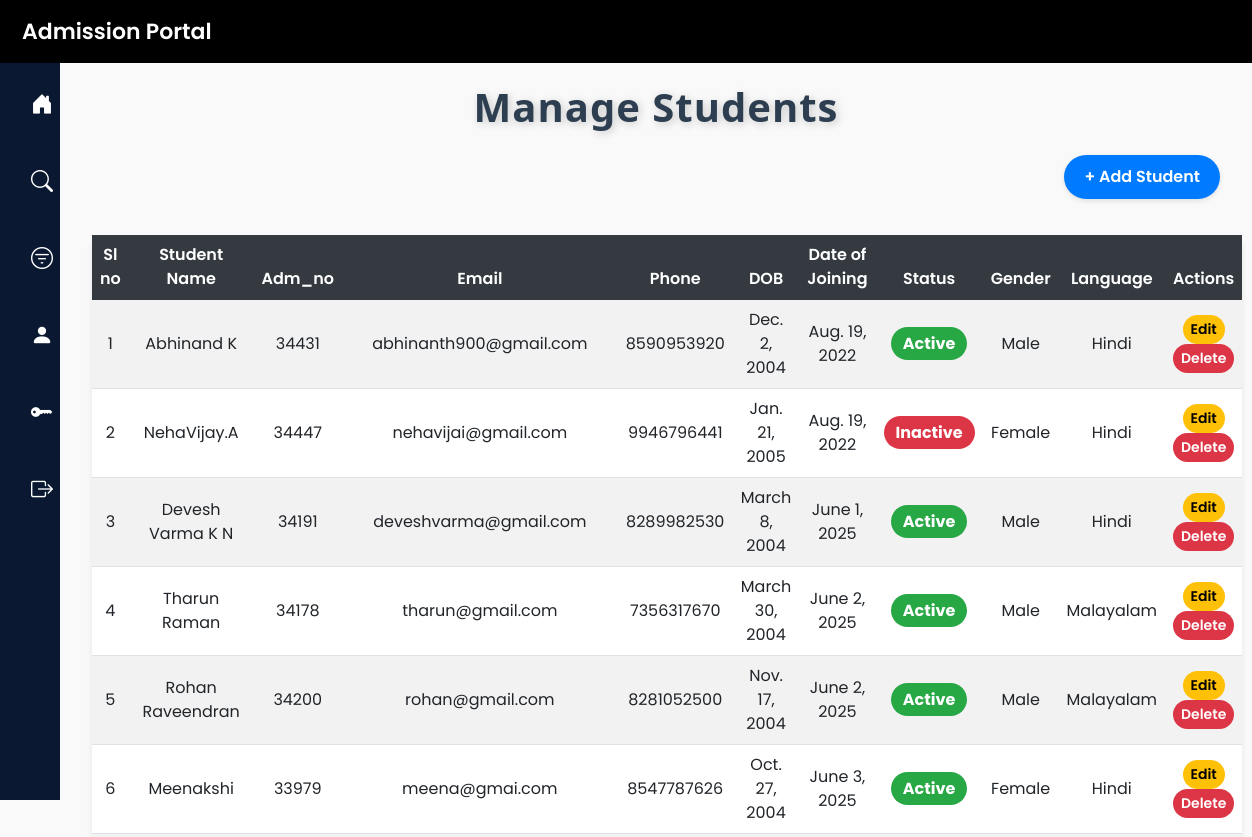
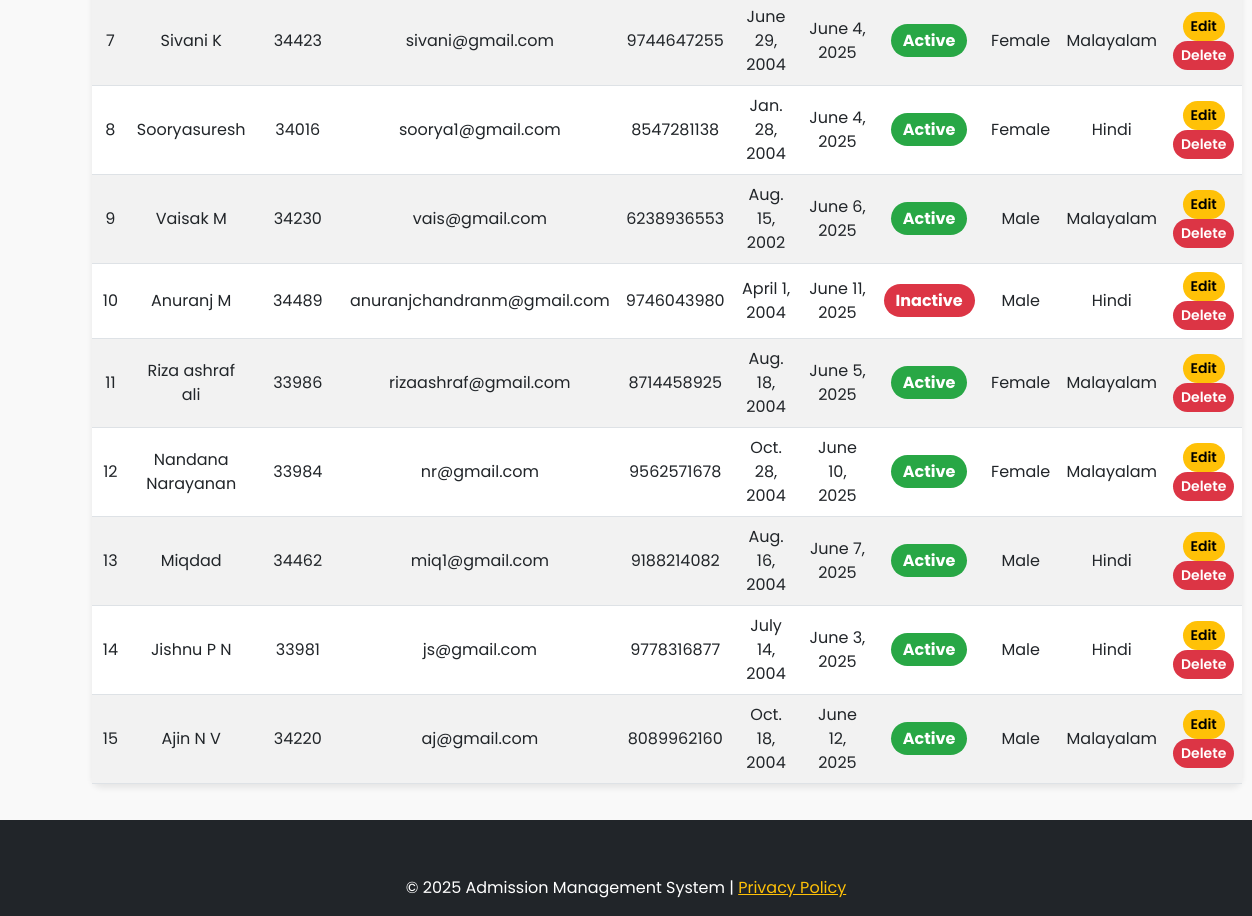
Screenshot of /manage_students/ with the database file from the repository (2 pictures, top to bottom).
### admission/models.py (models this page shows, shortened)
class Student(models.Model):
    user = models.OneToOneField(User, on_delete=models.CASCADE,null=True,default=None)
    stud_name = models.CharField(max_length=100)
    stud_adm_no = models.CharField(max_length=20, unique=True)
    stud_reg_no = models.CharField(max_length=20, unique=True, blank=True, null=True)
    stud_roll_no = models.CharField(max_length=20, unique=True, blank=True, null=True)
    aadhaar = models.CharField(max_length=12, unique=True)
    abc_id = models.CharField(max_length=50, blank=True, null=True)
    email = models.EmailField(unique=True)
    phone = models.CharField(max_length=15)
    dob = models.DateField()
    caste = models.ForeignKey(Caste, on_delete=models.SET_NULL, blank=True, null=True)  # Foreign Key to Caste
    religion = models.ForeignKey(Religion, on_delete=models.SET_NULL, blank=True, null=True)  # Foreign Key to Religion
    quota = models.ForeignKey(Quota, on_delete=models.SET_NULL, blank=True, null=True)
    category = models.ForeignKey(Category, on_delete=models.SET_NULL, blank=True, null=True)
    program= models.ForeignKey(Program, on_delete=models.SET_NULL, blank=True, null=True)  # Foreign Key to Quota# Foreign Key to Quota
    pathway= models.ForeignKey(Pathway, on_delete=models.SET_NULL, blank=True, null=True)  # Foreign Key to Quota# Foreign Key to Quota
    board=models.ForeignKey(Board, on_delete=models.SET_NULL, blank=True, null=True)
    normalized_mark = models.FloatField(default=0.0)
    parent_name = models.CharField(max_length=100)
    parent_mob = models.CharField(max_length=15)
    house_name = models.CharField(max_length=100)
    post = models.CharField(max_length=50)
    district = models.CharField(max_length=50)
    state = models.CharField(max_length=50)
    pincode = models.CharField(max_length=10)
    date_of_joining = models.DateField()
    income = models.DecimalField(max_digits=10, decimal_places=2, blank=True, null=True)
    egrantz = models.BooleanField(default=False)
    status = models.BooleanField(default=True)  # Active/Inactive
    gender = models.CharField(max_length=10, choices=[('Male', 'Male'), ('Female', 'Female'), ('Other', 'Other')])
    blood_group = models.CharField(max_length=5, choices=[('A+', 'A+'), ('A-', 'A-'), ('B+', 'B+'),('B-', 'B-') ,('O+', 'O+'),('O-', 'O-'), ('AB-', 'AB-'),('AB+', 'AB+')])
    language=models.CharField(max_length=10, choices=[('Malayalam', 'Malayalam'), ('Hindi', 'Hindi')] ,default='Malayalam')
    identification_mark = models.TextField(blank=True, null=True)
    year_of_admission = models.IntegerField(default=2025)

### admission/views.py (the view)
# urls.py: path('manage_students/', views.manage_student, name='manage_student'),  # View all students
def manage_student(request):
    students = Student.objects.all()
    return render(request, 'manage_student.html', {'students': students})

### admission/context_processors.py (called while the page is built)
def user_groups(request):
    is_office = request.user.groups.filter(name='office').exists()
    is_hod = request.user.groups.filter(name='hod').exists()
    is_superuser = request.user.is_superuser
    return {
        'is_office': is_office,
        'is_hod': is_hod,
        'is_superuser': is_superuser
    }

### AMS/admission/templates/manage_student.html (shortened to what this page needs)
{% extends 'base.html' %}
{% block content %}
<div class="table-header d-flex flex-column align-items-center">
    <h2 class="mb-4">Manage Students</h2>
    <div class="w-100 d-flex justify-content-end mb-3">
        <a href="{% url 'add_student' %}" class="add-button">+ Add Student</a>
    </div>
</div>
    <table class="table table-striped">
        <thead class="table-dark">
            <tr>
                <th>Sl no</th>
                <th>Student Name</th>
                <th>Adm_no</th>
                <th>Email</th>
                <th>Phone</th>
                <th>DOB</th>
                <th>Date of Joining</th>
                <th>Status</th>
                <th>Gender</th>
                <th>Language</th>
                <th>Actions</th>
            </tr>
        </thead>
        <tbody>
            {% for student in students %}
            <tr>
                <td>{{ forloop.counter }}</td>
                <td>{{ student.stud_name }}</td>
                <td>{{ student.stud_adm_no }}</td>
                <td>{{ student.email }}</td>
                <td>{{ student.phone }}</td>
                <td>{{ student.dob }}</td>
                <td>{{ student.date_of_joining }}</td>
                <td>
                    {% if student.status|lower == 'true' %}
                        <span class="status-active">Active</span>
                    {% else %}
                        <span class="status-inactive">Inactive</span>
                    {% endif %}
                </td>
                <td>{{ student.gender }}</td>
                <td>{{ student.language }}</td>
                <td>
                    <a href="{% url 'edit_student' student.id %}" class="btn btn-warning btn-sm">Edit</a>
                    <a href="{% url 'delete_student' student.id %}" class="btn btn-danger btn-sm">Delete</a>
                </td>
            </tr>
            {% empty %}
            <tr>
                <td colspan="11" class="text-center">No Student available.</td>
            </tr>
            {% endfor %}
        </tbody>
    </table>
</div>
{% endblock %}

### templates/base.html (style rules this page uses)
body { font-family: 'Poppins', sans-serif; background: #f4f4f4; display: flex; min-height: 100vh; flex-direction: column; }

### AMS/admission/templates/manage_student.html (style rules this page uses)
body { font-family: 'Poppins', sans-serif; background-color: #f9f9f9; }
.table-header h2 { font-size: 2.5rem; font-weight: 700; color: #2c3e50; margin: 0; text-align: center; text-shadow: 2px 2px 8px rgba(0, 0, 0, 0.2); letter-spacing: 1px; font-family: 'Segoe UI', Tahoma, Geneva, Verdana, sans-serif; margin-bottom: 30px; }
.add-button { padding: 10px 20px; font-weight: 600; border-radius: 25px; background-color: #007bff; color: white; text-decoration: none; box-shadow: 0 2px 5px rgba(0, 0, 0, 0.1); }
.table { background-color: #fff; border-radius: 10px; box-shadow: 0 4px 6px rgba(0, 0, 0, 0.08); }
.table th { background-color: #343a40; color: white; font-weight: 600; text-align: center; }
.table td { text-align: center; vertical-align: middle; }
.btn { border-radius: 20px; font-weight: 600; }
.btn-warning { background-color: #ffc107; border: none; }
.btn-danger { background-color: #dc3545; border: none; }
.status-active { background-color: #28a745; color: white; padding: 5px 12px; border-radius: 20px; font-weight: bold; }
.status-inactive { background-color: #dc3545; color: white; padding: 5px 12px; border-radius: 20px; font-weight: bold; }
.table-header .add-button { margin-bottom: 20px; }

### rows the page displays
Student: stud_name "Abhinand K", stud_adm_no "34431", email "abhinanth900@gmail.com", phone "8590953920", dob "Dec. 2, 2004", date_of_joining "Aug. 19, 2022", status "Active", gender "Male", language "Hindi"
Student: stud_name "NehaVijay.A", stud_adm_no "34447", email "nehavijai@gmail.com", phone "9946796441", dob "Jan. 21, 2005", date_of_joining "Aug. 19, 2022", status "Inactive", gender "Female", language "Hindi"
Student: stud_name "Devesh Varma K N", stud_adm_no "34191", email "deveshvarma@gmail.com", phone "8289982530", dob "March 8, 2004", date_of_joining "June 1, 2025", status "Active", gender "Male", language "Hindi"
Student: stud_name "Tharun Raman", stud_adm_no "34178", email "tharun@gmail.com", phone "7356317670", dob "March 30, 2004", date_of_joining "June 2, 2025", status "Active", gender "Male", language "Malayalam"
Student: stud_name "Rohan Raveendran", stud_adm_no "34200", email "rohan@gmail.com", phone "8281052500", dob "Nov. 17, 2004", date_of_joining "June 2, 2025", status "Active", gender "Male", language "Malayalam"
Student: stud_name "Meenakshi", stud_adm_no "33979", email "meena@gmai.com", phone "8547787626", dob "Oct. 27, 2004", date_of_joining "June 3, 2025", status "Active", gender "Female", language "Hindi"
Student: stud_name "Sivani K", stud_adm_no "34423", email "sivani@gmail.com", phone "9744647255", dob "June 29, 2004", date_of_joining "June 4, 2025", status "Active", gender "Female", language "Malayalam"
Student: stud_name "Sooryasuresh", stud_adm_no "34016", email "soorya1@gmail.com", phone "8547281138", dob "Jan. 28, 2004", date_of_joining "June 4, 2025", status "Active", gender "Female", language "Hindi"
Student: stud_name "Vaisak M", stud_adm_no "34230", email "vais@gmail.com", phone "6238936553", dob "Aug. 15, 2002", date_of_joining "June 6, 2025", status "Active", gender "Male", language "Malayalam"
Student: stud_name "Anuranj M", stud_adm_no "34489", email "anuranjchandranm@gmail.com", phone "9746043980", dob "April 1, 2004", date_of_joining "June 11, 2025", status "Inactive", gender "Male", language "Hindi"
Student: stud_name "Riza ashraf ali", stud_adm_no "33986", email "rizaashraf@gmail.com", phone "8714458925", dob "Aug. 18, 2004", date_of_joining "June 5, 2025", status "Active", gender "Female", language "Malayalam"
Student: stud_name "Nandana Narayanan", stud_adm_no "33984", email "nr@gmail.com", phone "9562571678", dob "Oct. 28, 2004", date_of_joining "June 10, 2025", status "Active", gender "Female", language "Malayalam"
Student: stud_name "Miqdad", stud_adm_no "34462", email "miq1@gmail.com", phone "9188214082", dob "Aug. 16, 2004", date_of_joining "June 7, 2025", status "Active", gender "Male", language "Hindi"
Student: stud_name "Jishnu P N", stud_adm_no "33981", email "js@gmail.com", phone "9778316877", dob "July 14, 2004", date_of_joining "June 3, 2025", status "Active", gender "Male", language "Hindi"
Student: stud_name "Ajin N V", stud_adm_no "34220", email "aj@gmail.com", phone "8089962160", dob "Oct. 18, 2004", date_of_joining "June 12, 2025", status "Active", gender "Male", language "Malayalam"
